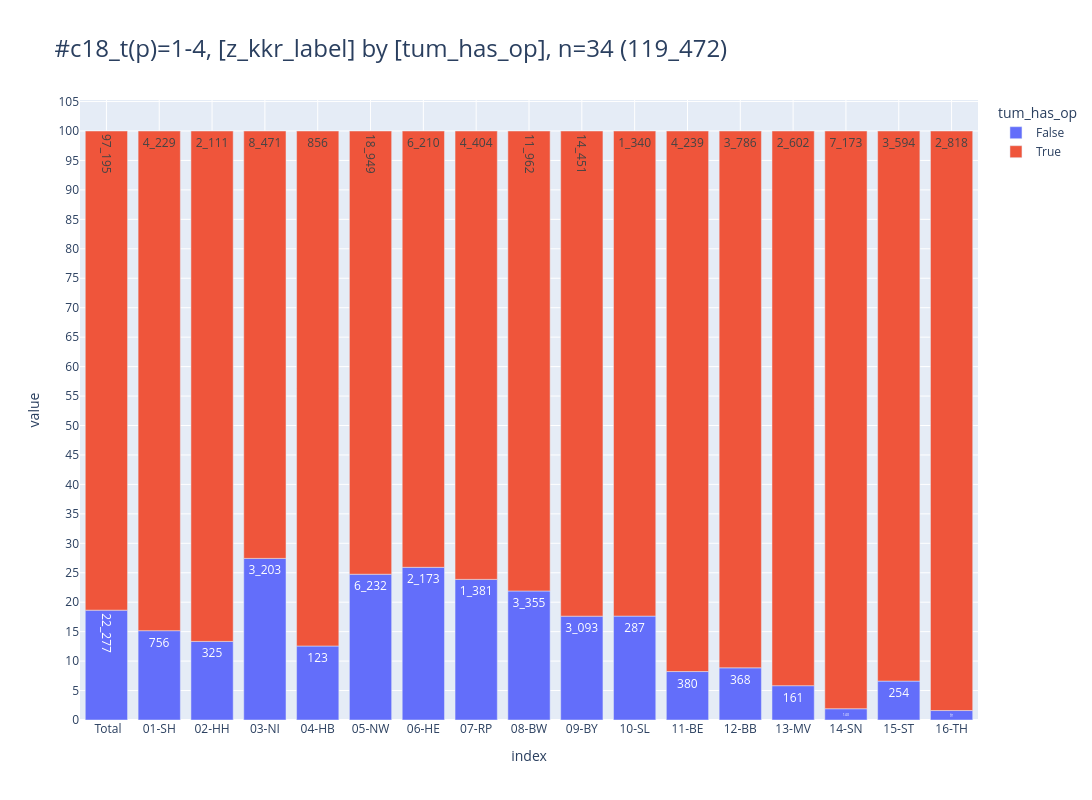

Notebook cell for this chart:
### Markdown cell above
### <a id='toc1_7_1_'></a>[Operation erfolgt bei C18 mit T_p > 0](#toc0_)
- Filter: `C18` und pathologisches T in 1-4
> 💡 5% wäre realistisch. patho stadium müsste zwingend vorhanden sein nach OP

### Code cell
df = (
    db_colon.filter(
        "C18C20 and z_icd10_3d in ('C18') and z_t_p_1 in ('1','2','3','4')"
    )
    .aggregate("z_kkr_label, tum_has_op, count(distinct z_tum_id) as cnt_tum")
    .to_df()
)
_=pls.plot_stacked_bars(
    df,
    relative=True,
    show_total=True,
    orientation="v",
    height=800,
    caption="c18_t(p)=1-4",
)
# tbl.pivot_df(df, data_bar_axis="xy", pct_axis="xy", swap=True)

### Figure 1 — Plotly figure (JSON) as saved in the notebook; plotly's stock layout.template omitted (floating-point values rounded to 4 significant figures)
{"data": [{"hovertemplate": "col=False<br>index=%{x}<br>value=%{y}<br>cnt_str=%{text}<extra></extra>", "legendgroup": "False", "marker": {"color": "#636EFA", "pattern": {"shape": ""}}, "name": "False", "orientation": "v", "showlegend": true, "text": ["22_277", "756", "325", "3_203", "123", "6_232", "2_173", "1_381", "3_355", "3_093", "287", "380", "368", "161", "140", "254", "46"], "textposition": "auto", "type": "bar", "x": [" Total", "01-SH", "02-HH", "03-NI", "04-HB", "05-NW", "06-HE", "07-RP", "08-BW", "09-BY", "10-SL", "11-BE", "12-BB", "13-MV", "14-SN", "15-ST", "16-TH"], "xaxis": "x", "y": [22277, 756, 325, 3203, 123, 6232, 2173, 1381, 3355, 3093, 287, 380, 368, 161, 140, 254, 46], "yaxis": "y"}, {"hovertemplate": "col=True<br>index=%{x}<br>value=%{y}<br>cnt_str=%{text}<extra></extra>", "legendgroup": "True", "marker": {"color": "#EF553B", "pattern": {"shape": ""}}, "name": "True", "orientation": "v", "showlegend": true, "text": ["97_195", "4_229", "2_111", "8_471", "856", "18_949", "6_210", "4_404", "11_962", "14_451", "1_340", "4_239", "3_786", "2_602", "7_173", "3_594", "2_818"], "textposition": "auto", "type": "bar", "x": [" Total", "01-SH", "02-HH", "03-NI", "04-HB", "05-NW", "06-HE", "07-RP", "08-BW", "09-BY", "10-SL", "11-BE", "12-BB", "13-MV", "14-SN", "15-ST", "16-TH"], "xaxis": "x", "y": [97195, 4229, 2111, 8471, 856, 18949, 6210, 4404, 11962, 14451, 1340, 4239, 3786, 2602, 7173, 3594, 2818], "yaxis": "y"}], "layout": {"barmode": "relative", "barnorm": "percent", "height": 800, "legend": {"title": {"text": "tum_has_op"}, "tracegroupgap": 0, "traceorder": "normal"}, "title": {"font": {"size": 24}, "text": "#c18_t(p)=1-4, [z_kkr_label] by [tum_has_op], n=34 (119_472)", "xanchor": "left", "y": 0.95, "yanchor": "top"}, "width": 2000, "xaxis": {"anchor": "y", "categoryarray": [" Total", "01-SH", "02-HH", "03-NI", "04-HB", "05-NW", "06-HE", "07-RP", "08-BW", "09-BY", "10-SL", "11-BE", "12-BB", "13-MV", "14-SN", "15-ST", "16-TH"], "categoryorder": "array", "domain": [0, 1], "gridwidth": 1, "showgrid": true, "title": {"text": "index"}}, "yaxis": {"anchor": "x", "domain": [0, 1], "dtick": 5, "gridwidth": 1, "showgrid": true, "title": {"text": "value"}}}}
